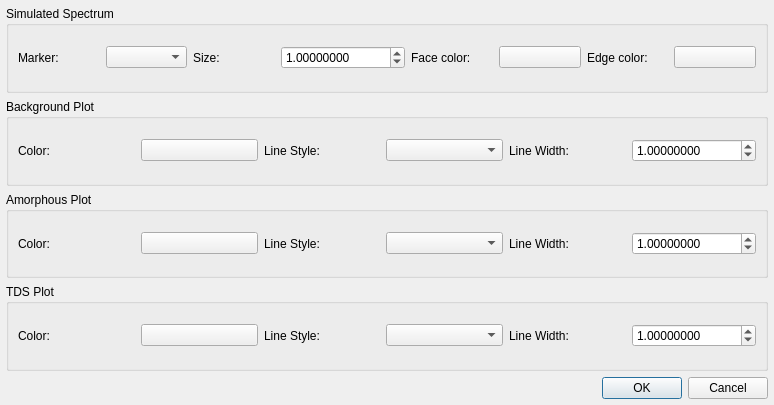
<?xml version="1.0" encoding="UTF-8"?>
<ui version="4.0">
 <class>wppf_style_picker</class>
 <widget class="QDialog" name="wppf_style_picker">
  <property name="geometry">
   <rect>
    <x>0</x>
    <y>0</y>
    <width>774</width>
    <height>405</height>
   </rect>
  </property>
  <property name="windowTitle">
   <string>WPPF Plot Style</string>
  </property>
  <layout class="QGridLayout" name="gridLayout">
   <property name="leftMargin">
    <number>6</number>
   </property>
   <property name="topMargin">
    <number>6</number>
   </property>
   <property name="rightMargin">
    <number>6</number>
   </property>
   <property name="bottomMargin">
    <number>6</number>
   </property>
   <item row="0" column="0" colspan="2">
    <widget class="QGroupBox" name="simulated_spectrum_group">
     <property name="title">
      <string>Simulated Spectrum</string>
     </property>
     <layout class="QGridLayout" name="gridLayout_3">
      <item row="0" column="0">
       <widget class="QLabel" name="marker_label">
        <property name="text">
         <string>Marker:</string>
        </property>
        <property name="buddy">
         <cstring>marker</cstring>
        </property>
       </widget>
      </item>
      <item row="0" column="1">
       <widget class="QComboBox" name="marker"/>
      </item>
      <item row="0" column="2">
       <widget class="QLabel" name="marker_size_label">
        <property name="text">
         <string>Size:</string>
        </property>
        <property name="buddy">
         <cstring>marker_size</cstring>
        </property>
       </widget>
      </item>
      <item row="0" column="3">
       <widget class="ScientificDoubleSpinBox" name="marker_size">
        <property name="keyboardTracking">
         <bool>false</bool>
        </property>
        <property name="decimals">
         <number>8</number>
        </property>
        <property name="minimum">
         <double>0.001000000000000</double>
        </property>
        <property name="maximum">
         <double>10000000.000000000000000</double>
        </property>
        <property name="value">
         <double>1.000000000000000</double>
        </property>
       </widget>
      </item>
      <item row="0" column="4">
       <widget class="QLabel" name="face_color_label">
        <property name="text">
         <string>Face color:</string>
        </property>
        <property name="buddy">
         <cstring>face_color</cstring>
        </property>
       </widget>
      </item>
      <item row="0" column="5">
       <widget class="QPushButton" name="face_color">
        <property name="text">
         <string/>
        </property>
        <property name="checkable">
         <bool>true</bool>
        </property>
        <property name="checked">
         <bool>false</bool>
        </property>
       </widget>
      </item>
      <item row="0" column="6">
       <widget class="QLabel" name="edge_color_label">
        <property name="text">
         <string>Edge color:</string>
        </property>
        <property name="buddy">
         <cstring>edge_color</cstring>
        </property>
       </widget>
      </item>
      <item row="0" column="7">
       <widget class="QPushButton" name="edge_color">
        <property name="text">
         <string/>
        </property>
        <property name="checkable">
         <bool>true</bool>
        </property>
        <property name="checked">
         <bool>false</bool>
        </property>
       </widget>
      </item>
     </layout>
    </widget>
   </item>
   <item row="4" column="0" colspan="2">
    <widget class="QDialogButtonBox" name="button_box">
     <property name="standardButtons">
      <set>QDialogButtonBox::Cancel|QDialogButtonBox::Ok</set>
     </property>
    </widget>
   </item>
   <item row="1" column="0" colspan="2">
    <widget class="QGroupBox" name="background_group">
     <property name="title">
      <string>Background Plot</string>
     </property>
     <layout class="QGridLayout" name="gridLayout_2">
      <item row="0" column="4">
       <widget class="QLabel" name="background_line_width_label">
        <property name="text">
         <string>Line Width:</string>
        </property>
        <property name="buddy">
         <cstring>background_line_width</cstring>
        </property>
       </widget>
      </item>
      <item row="0" column="0">
       <widget class="QLabel" name="background_color_label">
        <property name="text">
         <string>Color:</string>
        </property>
        <property name="buddy">
         <cstring>background_color</cstring>
        </property>
       </widget>
      </item>
      <item row="0" column="3">
       <widget class="QComboBox" name="background_line_style"/>
      </item>
      <item row="0" column="1">
       <widget class="QPushButton" name="background_color">
        <property name="text">
         <string/>
        </property>
       </widget>
      </item>
      <item row="0" column="2">
       <widget class="QLabel" name="background_line_style_label">
        <property name="text">
         <string>Line Style:</string>
        </property>
        <property name="buddy">
         <cstring>background_line_style</cstring>
        </property>
       </widget>
      </item>
      <item row="0" column="5">
       <widget class="ScientificDoubleSpinBox" name="background_line_width">
        <property name="keyboardTracking">
         <bool>false</bool>
        </property>
        <property name="decimals">
         <number>8</number>
        </property>
        <property name="maximum">
         <double>100000.000000000000000</double>
        </property>
        <property name="singleStep">
         <double>0.100000000000000</double>
        </property>
        <property name="value">
         <double>1.000000000000000</double>
        </property>
       </widget>
      </item>
     </layout>
    </widget>
   </item>
   <item row="2" column="0" colspan="2">
    <widget class="QGroupBox" name="amorphous_group">
     <property name="title">
      <string>Amorphous Plot</string>
     </property>
     <layout class="QGridLayout" name="gridLayout_4">
      <item row="0" column="0">
       <widget class="QLabel" name="amorphous_color_label">
        <property name="text">
         <string>Color:</string>
        </property>
        <property name="buddy">
         <cstring>amorphous_color</cstring>
        </property>
       </widget>
      </item>
      <item row="0" column="1">
       <widget class="QPushButton" name="amorphous_color">
        <property name="text">
         <string/>
        </property>
       </widget>
      </item>
      <item row="0" column="2">
       <widget class="QLabel" name="amorphous_line_style_label">
        <property name="text">
         <string>Line Style:</string>
        </property>
        <property name="buddy">
         <cstring>amorphous_line_style</cstring>
        </property>
       </widget>
      </item>
      <item row="0" column="3">
       <widget class="QComboBox" name="amorphous_line_style"/>
      </item>
      <item row="0" column="4">
       <widget class="QLabel" name="amorphous_line_width_label">
        <property name="text">
         <string>Line Width:</string>
        </property>
        <property name="buddy">
         <cstring>amorphous_line_width</cstring>
        </property>
       </widget>
      </item>
      <item row="0" column="5">
       <widget class="ScientificDoubleSpinBox" name="amorphous_line_width">
        <property name="keyboardTracking">
         <bool>false</bool>
        </property>
        <property name="decimals">
         <number>8</number>
        </property>
        <property name="maximum">
         <double>100000.000000000000000</double>
        </property>
        <property name="singleStep">
         <double>0.100000000000000</double>
        </property>
        <property name="value">
         <double>1.000000000000000</double>
        </property>
       </widget>
      </item>
     </layout>
    </widget>
   </item>
   <item row="3" column="0" colspan="2">
    <widget class="QGroupBox" name="tds_group">
     <property name="title">
      <string>TDS Plot</string>
     </property>
     <layout class="QGridLayout" name="gridLayout_5">
      <item row="0" column="0">
       <widget class="QLabel" name="tds_color_label">
        <property name="text">
         <string>Color:</string>
        </property>
        <property name="buddy">
         <cstring>amorphous_color</cstring>
        </property>
       </widget>
      </item>
      <item row="0" column="1">
       <widget class="QPushButton" name="tds_color">
        <property name="text">
         <string/>
        </property>
       </widget>
      </item>
      <item row="0" column="2">
       <widget class="QLabel" name="tds_line_style_label">
        <property name="text">
         <string>Line Style:</string>
        </property>
        <property name="buddy">
         <cstring>amorphous_line_style</cstring>
        </property>
       </widget>
      </item>
      <item row="0" column="3">
       <widget class="QComboBox" name="tds_line_style"/>
      </item>
      <item row="0" column="4">
       <widget class="QLabel" name="tds_line_width_label">
        <property name="text">
         <string>Line Width:</string>
        </property>
        <property name="buddy">
         <cstring>amorphous_line_width</cstring>
        </property>
       </widget>
      </item>
      <item row="0" column="5">
       <widget class="ScientificDoubleSpinBox" name="tds_line_width">
        <property name="keyboardTracking">
         <bool>false</bool>
        </property>
        <property name="decimals">
         <number>8</number>
        </property>
        <property name="maximum">
         <double>100000.000000000000000</double>
        </property>
        <property name="singleStep">
         <double>0.100000000000000</double>
        </property>
        <property name="value">
         <double>1.000000000000000</double>
        </property>
       </widget>
      </item>
     </layout>
    </widget>
   </item>
  </layout>
 </widget>
 <customwidgets>
  <customwidget>
   <class>ScientificDoubleSpinBox</class>
   <extends>QDoubleSpinBox</extends>
   <header>scientificspinbox.h</header>
  </customwidget>
 </customwidgets>
 <tabstops>
  <tabstop>marker</tabstop>
  <tabstop>marker_size</tabstop>
  <tabstop>face_color</tabstop>
  <tabstop>edge_color</tabstop>
  <tabstop>background_color</tabstop>
  <tabstop>background_line_style</tabstop>
  <tabstop>background_line_width</tabstop>
  <tabstop>amorphous_color</tabstop>
  <tabstop>amorphous_line_style</tabstop>
  <tabstop>amorphous_line_width</tabstop>
 </tabstops>
 <resources/>
 <connections>
  <connection>
   <sender>button_box</sender>
   <signal>accepted()</signal>
   <receiver>wppf_style_picker</receiver>
   <slot>accept()</slot>
   <hints>
    <hint type="sourcelabel">
     <x>296</x>
     <y>80</y>
    </hint>
    <hint type="destinationlabel">
     <x>196</x>
     <y>47</y>
    </hint>
   </hints>
  </connection>
  <connection>
   <sender>button_box</sender>
   <signal>rejected()</signal>
   <receiver>wppf_style_picker</receiver>
   <slot>reject()</slot>
   <hints>
    <hint type="sourcelabel">
     <x>296</x>
     <y>80</y>
    </hint>
    <hint type="destinationlabel">
     <x>196</x>
     <y>47</y>
    </hint>
   </hints>
  </connection>
 </connections>
</ui>
